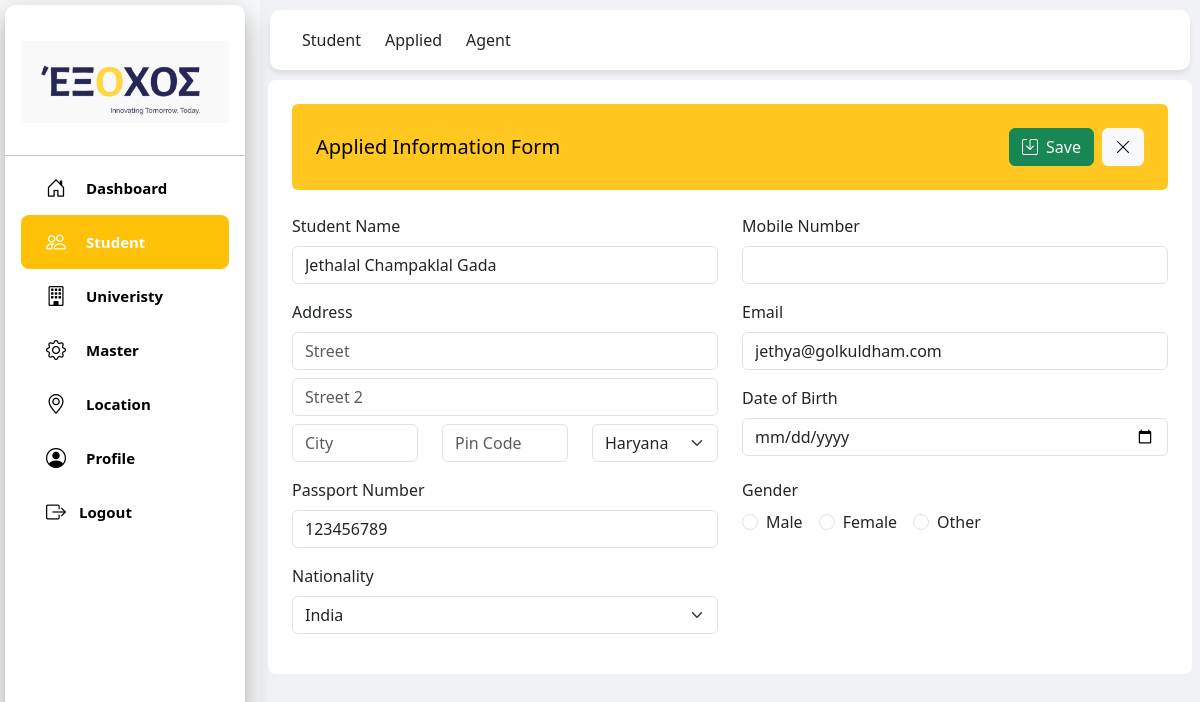
Screenshot of /contact/applied_update/24/ with the database file from the repository.
### contact/models.py (models this page shows, shortened)
class ResStudent(models.Model):
    gender_CHOICES = [('male', 'Male'), ('female', 'Female'),('other', 'Other'),]
    martial_CHOICES = [('married', 'Married'), ('unmarried', 'Unmarried')]
    name = models.CharField(max_length=100, null=True, blank=True)
    street = models.CharField(max_length=99, null=True, blank=True)
    street2 = models.CharField(max_length=99,null=True, blank=True)
    city = models.CharField(max_length=50, null=True, blank=True)
    zip = models.CharField(max_length=10,null=True, blank=True)
    state_id = models.ForeignKey(ResState, on_delete=models.RESTRICT, null=True, blank=True)
    country_id = models.ForeignKey(ResCountry, on_delete=models.RESTRICT, null=True, blank=True, related_name='country')
    nationality = models.ForeignKey(ResCountry, on_delete=models.RESTRICT, null=True, blank=True, related_name='nation')
    passport_number = models.CharField(max_length=10,null=True, blank=True)
    phone = models.CharField(max_length=15,null=True, blank=True)
    email = models.EmailField(max_length=50,null=True, blank=True)
    dob = models.DateField(null=True, blank=True)
    gender = models.CharField(choices=gender_CHOICES, max_length=10,null=True, blank=True)
    martial_status = models.CharField(max_length=15, choices=martial_CHOICES,null=True, blank=True)
    profile = models.BinaryField(null=True, blank=True)
    parent = models.ForeignKey("self", on_delete=models.RESTRICT, null=True, blank=True,related_name="children")
    is_agent = models.BooleanField(null=True, blank=True)
    is_student = models.BooleanField(null=True, blank=True)
    is_applied = models.BooleanField(null=True, blank=True)

class ResState(models.Model):
    name = models.CharField(max_length=50)
    country_id = models.ForeignKey(ResCountry, on_delete=models.CASCADE, null=True, blank=True)

class ResCountry(models.Model):
    name = models.CharField(max_length=50)
    country_code = models.CharField(max_length=5)

### contact/views.py (the view, shortened to what this page needs)
# urls.py: path('applied_update/<int:pk>/', views.applied_update, name='applied_update'),
def applied_update(request, pk):
    applied = get_object_or_404(ResStudent, pk=pk)
    states_qs = ResState.objects.all()
    countries_qs = ResCountry.objects.all()
    context = {"student": applied,"states": states_qs,"countries": countries_qs,}
    return render(request, "applied_create.html", context)

### templates/applied_create.html (shortened to what this page needs)
{% load static %}
<!DOCTYPE html>
<html lang="en">
<head>
    <script src="https://cdn.tailwindcss.com"></script>
    <link href="https://cdn.jsdelivr.net/npm/bootstrap@5.3.2/dist/css/bootstrap.min.css" rel="stylesheet">
    <link rel="stylesheet" href="https://cdn.jsdelivr.net/npm/bootstrap-icons@1.11.3/font/bootstrap-icons.css">
</head>
<body class="bg-light">
    {% include "student_header.html" %}
    <div class="top-header" style="border-radius: 10px; margin:10px">
        <div class="container-fluid">
            <div class="d-flex justify-content-start">
                <a class="navbar-brand text-dark me-4" href="{% url 'contact:student' %}">Student</a>
                <a class="navbar-brand text-dark me-4" href="{% url 'contact:applied' %}">Applied</a>
                <a class="navbar-brand text-dark me-4" href="{% url 'contact:agent' %}">Agent</a>
            </div>
        </div>
    </div>
    <div class="content-wrapper">
        <div class="bg-white overflow-hidden rounded-lg p-0 mx-2">
            <div class="p-4">
                <form method="POST">
                    <div class="bg-warning text-black p-4 d-flex justify-content-between align-items-center rounded mb-4" style="--bs-bg-opacity: .9;">
                        <h5 class="mb-0 fs-5">Applied Information Form</h5>
                        <div class="d-flex gap-2">
                            <button type="submit" class="btn btn-success text-white">
                                <i class="bi bi-save me-1"></i> <span class="text-white">Save</span>
                            </button>
                            <a href="{% url 'contact:applied' %}" class="btn btn-light" data-bs-toggle="tooltip" data-bs-placement="top" title="Cancel and Close">
                                <i class="bi bi-x-lg"></i>
                            </a>
                        </div>
                    </div>
                    <div class="row">
                        <div class="col-md-6">
                            <div class="mb-3">
                                <label for="student_name" class="form-label">Student Name</label>
                                <input type="text" class="form-control" id="student_name" name="student_name" required value="{{student.name}}">
                            </div>
                        </div>
                        <div class="col-md-6">
                            <div class="mb-3">
                                <label for="student_phone" class="form-label">Mobile Number</label>
                                <input type="number" class="form-control" id="student_phone" name="student_phone" value="{{student.phone}}">
                            </div>
                        </div>
                    </div>
                    <div class="row">
                        <div class="col-md-6">
                            <div class="mb-3">
                                <label for="student_street" class="form-label">Address</label>
                                <input type="text" class="form-control" id="student_street" name="student_street" placeholder="Street" value="{{student.street}}">
                                <input type="text" class="form-control mt-2" id="student_street2" name="student_street2" placeholder="Street 2" value="{{student.street2}}">
                                <div class="row mt-2">
                                    <div class="col-4">
                                        <input type="text" class="form-control" id="student_city" name="student_city" placeholder="City" value="{{student.city}}">
                                    </div>
                                    <div class="col-4">
                                        <input type="text" class="form-control" id="student_zip" name="student_zip" placeholder="Pin Code" value="{{student.zip}}">
                                    </div>
                                    <div class="col-4">
                                        <select class="form-select" id="student_state" name="student_state">
                                            {% for stat in states %}
                                                <option value="{{ stat.id }}" {% if student.state_id and student.state_id.id == stat.id %}selected{% endif %}>
                                                    {{ stat.name }}
                                                </option>
                                            {% endfor %}
                                        </select>
                                    </div>
                                </div>
                            </div>
                        </div>
                        <div class="col-md-6">
                            <div class="mb-3">
                                <label for="student_email" class="form-label">Email</label>
                                <input type="email" class="form-control" id="student_email" name="student_email" value="{{student.email}}">
                            </div>
                            <div class="mb-3">
                                <label for="student_dob" class="form-label">Date of Birth</label>
                                <input type="date" class="form-control" id="student_dob" name="student_dob" value="{{student.dob|date:'Y-m-d'}}">
                            </div>
                        </div>
                    </div>
                    <div class="row">
                        <div class="col-md-6">
                            <div class="mb-3">
                                <label for="student_passport" class="form-label">Passport Number</label>
                                <input type="text" class="form-control" id="student_passport" name="student_passport" value="{{student.passport_number}}">
                            </div>
                        </div>
                        <div class="col-md-6">
                            <div class="mb-3">
                                <label for="gender" class="form-label">Gender</label><br>
                                <div class="d-flex gap-3">
                                    <div class="form-check">
                                        <input class="form-check-input" type="radio" id="male" name="gender" value="Male" {% if student.gender == 'Male' %}checked{% endif %}>
                                        <label class="form-check-label" for="male">Male</label>
                                    </div>
                                    <div class="form-check">
                                        <input class="form-check-input" type="radio" id="female" name="gender" value="Female" {% if student.gender == 'Female' %}checked{% endif %}>
                                        <label class="form-check-label" for="female">Female</label>
                                    </div>
                                    <div class="form-check">
                                        <input class="form-check-input" type="radio" id="other" name="gender" value="Other" {% if student.gender == 'Other' %}checked{% endif %}>
                                        <label class="form-check-label" for="other">Other</label>
                                    </div>
                                </div>
                            </div>
                        </div>
                    </div>
                    <div class="row">
                        <div class="col-md-6">
                            <div class="mb-3">
                                <label for="student_nationality" class="form-label">Nationality</label>
                                <select class="form-select" id="student_nationality" name="student_nationality">
                                    {% for country in countries %}
                                        <option value="{{ country.id }}" {% if student.nationality and student.nationality.id == country.id %}selected{% endif %}>
                                            {{ country.name }}
                                        </option>
                                    {% endfor %}
                                </select>
                            </div>
                        </div>
                    </div>
                </form>
            </div>
        </div>
    </div>
</body>
</html>

### templates/applied_create.html (style rules this page uses)
.content-wrapper { margin-left: 260px; padding-top: 80px; background-color: #f0f2f5; min-height: 100vh; }
.top-header { position: fixed; top: 0; left: 260px; right: 0; z-index: 1020; background: #fff; box-shadow: 0 4px 6px -1px rgba(0, 0, 0, 0.1); height: 60px; display: flex; align-items: center; justify-content: space-between; padding: 0 20px; }

### rows the page displays
ResStudent: student_name "Jethalal Champaklal Gada", student_state "Haryana", student_email "jethya@golkuldham.com", student_passport "123456789", gender "☐ Male", gender "☐ Female", gender "☐ Other", student_nationality "India"
